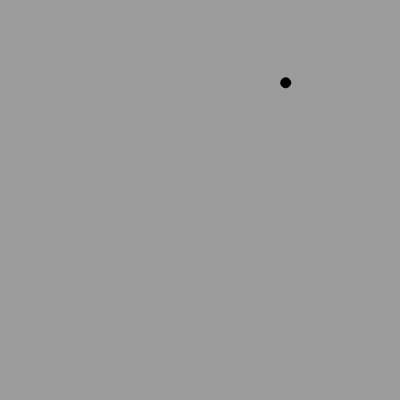
Frame 1 (no input)
Frame 60 (no input): blank canvas, image omitted
Frame 120 (the mouse pressed at the canvas centre since frame 60): blank canvas, image omitted

The p5.js sketch that drew this single still picture (run headless with seeded random() and noise() and a simulated clock; from frame 60 on, the mouse is pressed at the canvas centre):

// p5.js sketch
// ── sketch.js
let x;
let y;
let a;
let b;
let d;
let speed;

function setup() {
  createCanvas(400, 400);
  fill(0);
  x = random(0,width);
  y = random(0,height);
  speed = 10;
  a = speed;
  d = 20;

}

function draw() {
  background(155);
  ellipse(x,y,d/2,d/2);

x+=a;


if (x + d / 2 >= width) {
  y -=a;
  x-=a;
}

}
